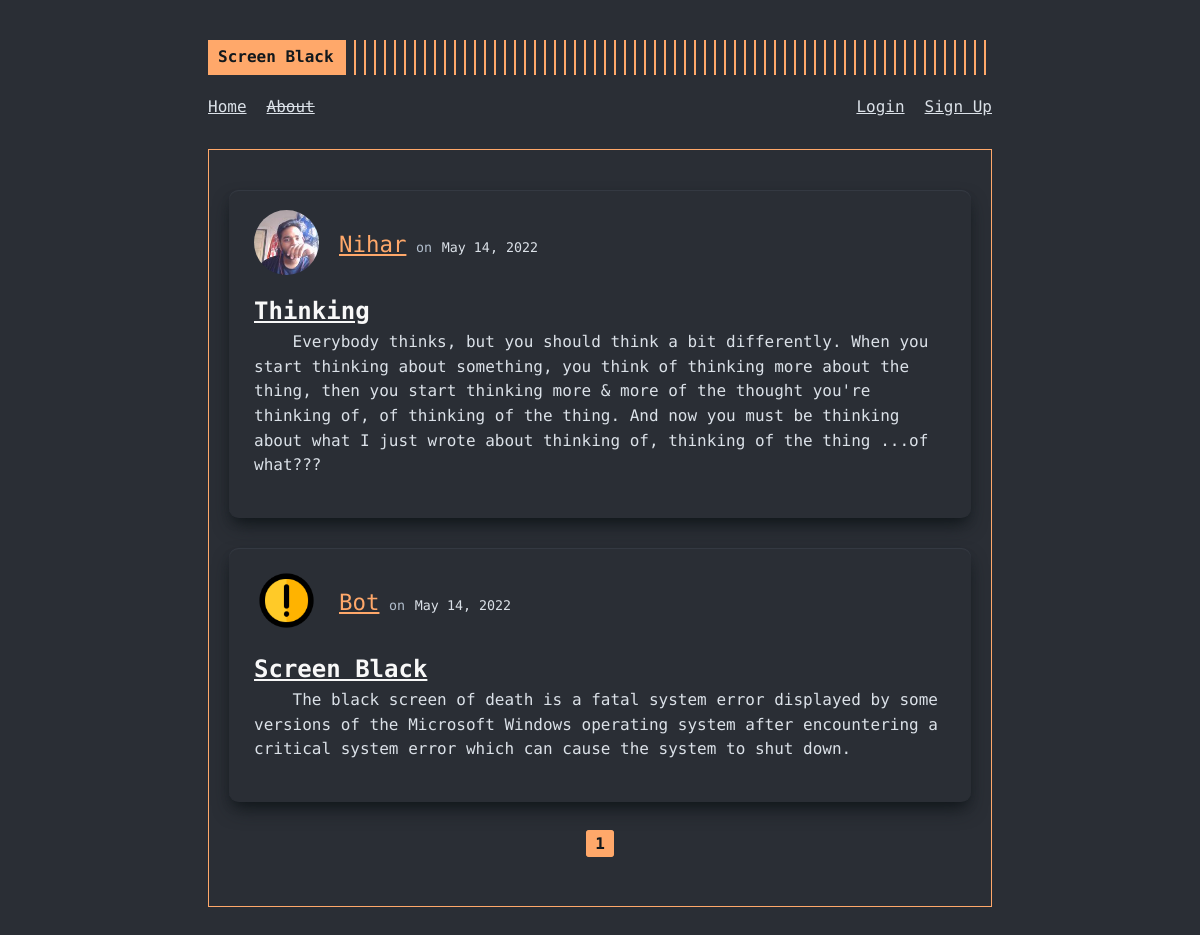
The page /home on the database its author committed.
### screenblack/models.py (models this page shows, shortened)
class Post(db.Model):
  id = db.Column(db.Integer, primary_key = True)
  title = db.Column(db.String(100), nullable = False)
  date_posted = db.Column(db.DateTime, nullable = False, default = datetime.utcnow)
  content = db.Column(db.Text, nullable = False)
  user_id = db.Column(db.Integer, db.ForeignKey('user.id'), nullable = False)

class User(db.Model, UserMixin):
  id = db.Column(db.Integer, primary_key = True)
  name = db.Column(db.String(30), nullable = False, unique = True)
  username = db.Column(db.String(20), nullable = False, unique = True)
  email = db.Column(db.String(120), nullable = False, unique = True)
  picture = db.Column(db.String(20), nullable = False, default = "default.jpg")
  password = db.Column(db.String(60), nullable = False)
  posts = db.relationship("Post", backref = "author", lazy = True)

### screenblack/main/routes.py (the view)
@main.route("/")
@main.route("/home")
def home():
  page = request.args.get("page", default=1, type=int)
  posts = Post.query.order_by(Post.date_posted.desc()).paginate(page = page, per_page=5)
  return render_template("home.html", posts = posts)

### screenblack/templates/home.html
{% extends "layout.html" %}
{% block content %}
  {% for post in posts.items %}
    <article class="article-body">
      <div class="home-article">
        <div class="article-author-picture">
          <a href="{{ url_for('users.user_about', username=post.author.username) }}"><img class="profilepic-mini" src="{{ url_for('static', filename='profilepics/'+post.author.picture) }}" alt="profile picture for {{ post.author.name }}"></a>
        </div>
        <div class="article-author-details">
          <a class="article-author" href="{{ url_for('users.user_about', username=post.author.username) }}">{{ post.author.name }}</a>
          <small class="text-muted">on</small>
          <small class="article-date">{{ post.date_posted.strftime("%B %d, %Y") }}</small>
        </div>
      </div>
      <h2><a class="article-title" href="{{ url_for('posts.post', post_id=post.id) }}">{{ post.title }}</a></h2>
      <div class="article-content">
        <p>{{ post.content }}</p>
      </div>
    </article>
  {% endfor %}
  <div class="pagination">
    {% for page_num in posts.iter_pages(left_edge = 1, right_edge = 1, left_current = 1, right_current = 2) %}
      {% if page_num %}
        {% if page_num == posts.page %}
          <a class="link-current" href="{{ url_for('main.home', page=page_num) }}">{{ page_num }}</a>
        {% else %}
          <a href="{{ url_for('main.home', page=page_num) }}">{{ page_num }}</a>
        {% endif %}
      {% else %}
        ...
      {% endif %}
    {% endfor %}
  </div>
{% endblock content %}

### screenblack/static/main.css (style rules this page uses)
:root { font-size: 16px; --gray0: #f8f8f8; --gray1: #dbe1e8; --gray2: #b2becd; --gray3: #6c7983; --gray4: #444d55; --gray5: #363b44; --gray6: #2a2e35; --gray7: #12181c; --rajah: #ffa86a; --green: #09c372; --red: #ff3860; }
body { font-family: "Fira Code", monospace; background-color: var(--gray6); color: var(--gray1); line-height: 1.54; }
a { color: inherit; }
p { margin-bottom: 20px; }
.article-body { padding: 20px 25px; background-color: var(--gray6); box-shadow: var(--gray5) 0px 1px 1px 0px inset, var(--gray7) 0px 10px 20px -5px, var(--gray7) 0px 6px 12px -6px; margin: 20px 0; border-radius: 0.6rem; }
.article-body:not(:last-of-type) { margin-bottom: 30px; }
.home-article { display: flex; align-items: center; margin-bottom: 15px; }
.article-author-picture { display: grid; place-items: center; margin-right: 20px; }
.article-author-picture a { line-height: 1; }
.profilepic-mini { max-width: 65px; border-radius: 50%; }
.article-title { color: var(--gray0); }
.article-author { color: var(--rajah); font-size: 1.4rem; }
.article-date { color: var(--gray1); }
.article-content p { text-indent: 4ch; }
.text-muted { color: var(--gray2); }
.pagination { margin: 30px 0; text-align: center; }
.pagination a { min-width: 2ch; text-decoration: none; border: 1px solid var(--rajah); padding: 0.2rem 0.5rem; border-radius: 0.2rem; }
.link-current { pointer-events: none; background-color: var(--rajah); color: var(--gray7); font-weight: bold; }

### rows shown on the page
Post: picture (picture), author.name "Nihar", date_posted "May 14, 2022", title "Thinking", content "Everybody thinks, but you should think a bit differently. When you start thinking about something, you think of thinking more about the thing, then you start thinking more & more of the thought you're thinking of, of thinking of the thing. And now you must be thinking about what I just wrote about thinking of, thinking of the thing ...of what???"
Post: picture (placeholder picture), author.name "Bot", date_posted "May 14, 2022", title "Screen Black", content "The black screen of death is a fatal system error displayed by some versions of the Microsoft Windows operating system after encountering a critical system error which can cause the system to shut down."

### other values the page prints
{{ page_num }} "1"
